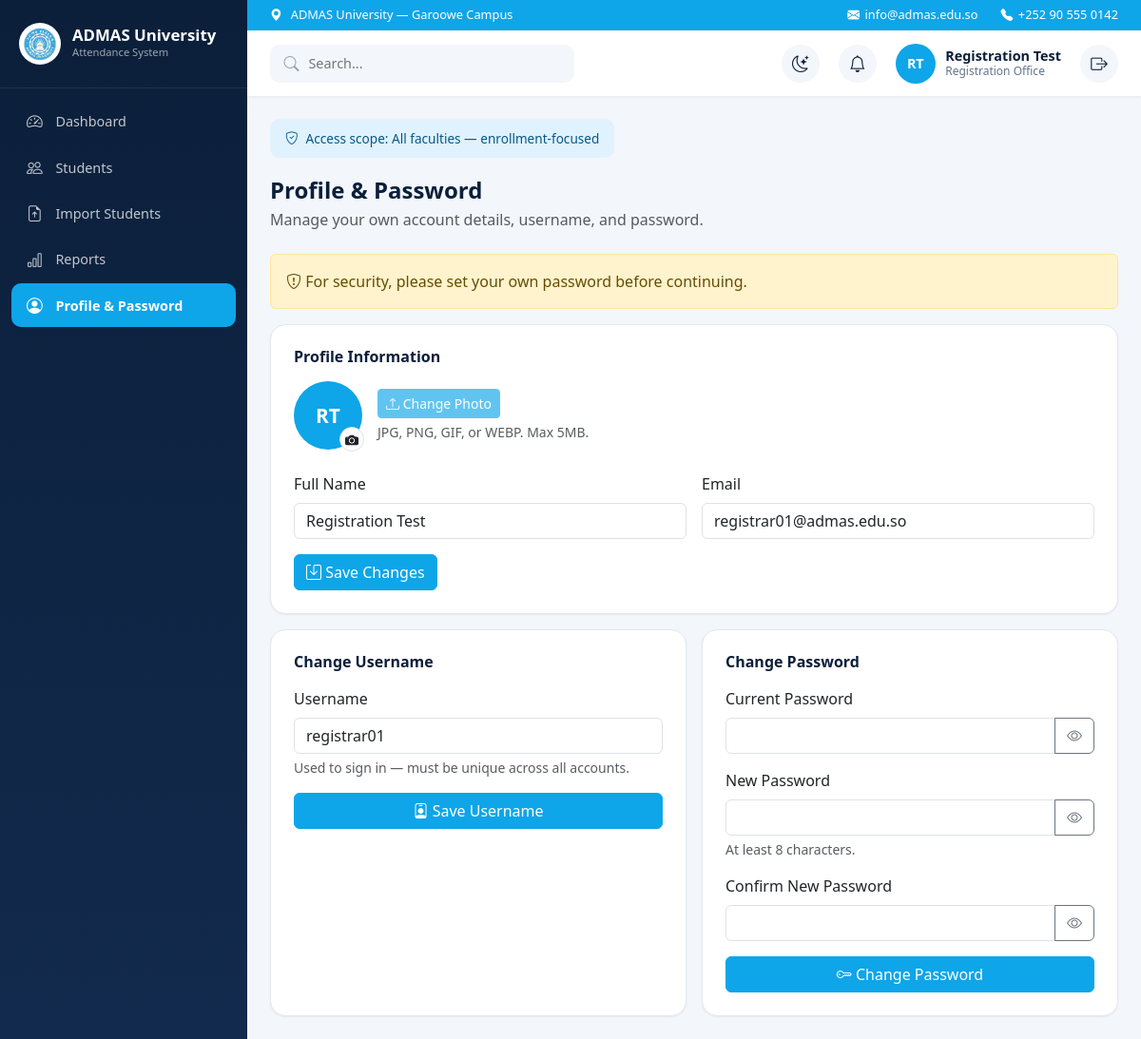
The app's page /registration/profile.php (signed in) with its own data.
### tables this page shows
CREATE TABLE users (
  id             INT UNSIGNED PRIMARY KEY AUTO_INCREMENT,
  username       VARCHAR(60)  NOT NULL UNIQUE,
  password_hash  VARCHAR(255) NOT NULL,       
  full_name      VARCHAR(150) NOT NULL,
  email          VARCHAR(150) NULL UNIQUE,
  photo_path     VARCHAR(255) NULL,           
  role_id        TINYINT UNSIGNED NOT NULL,
  faculty_id     INT UNSIGNED NULL,           
  status         ENUM('active','inactive') NOT NULL DEFAULT 'active',
  must_change_password TINYINT(1) NOT NULL DEFAULT 1,  
  last_login_at  DATETIME NULL,
  created_at     TIMESTAMP DEFAULT CURRENT_TIMESTAMP,
  updated_at     TIMESTAMP DEFAULT CURRENT_TIMESTAMP ON UPDATE CURRENT_TIMESTAMP,
  CONSTRAINT fk_users_role
    FOREIGN KEY (role_id) REFERENCES roles(id),
  CONSTRAINT fk_users_faculty
    FOREIGN KEY (faculty_id) REFERENCES faculties(id) ON DELETE SET NULL
);

### includes/auth.php (called while the page is built, shortened)
<?php
require_once __DIR__ . '/nav_items.php';
function current_user(): ?array
{
    $conn = db();
    $stmt = $conn->prepare('SELECT id, username, full_name, email, photo_path, role_id, faculty_id, status FROM users WHERE id = ?');
    $stmt->bind_param('i', $_SESSION['user_id']);
    $stmt->execute();
    $result = $stmt->get_result();
    $user = $result->fetch_assoc();
    return $user ?: null;
}
function current_role(): string
{
    return (string) ($_SESSION['role'] ?? '');
}

### includes/nav_items.php (called while the page is built, shortened)
<?php
function role_label(string $role): string
{
    $labels = [
        'system_admin' => 'System Administrator',
        'head_academic' => 'Head of Academic Affairs',
        'registration' => 'Registration Office',
        'dean' => 'Dean',
        'lecturer' => 'Lecturer',
        'student' => 'Student',
    ];
    return $labels[$role] ?? $role;
}

### registration/profile.php (the view, shortened to what this page needs)
<?php
require_once __DIR__ . '/../includes/auth.php';
require_once __DIR__ . '/../includes/nav_items.php';
$conn = db();
$currentUser = current_user();
$settings = [];
$settingsResult = $conn->query('SELECT `key`, `value` FROM settings');
if ($settingsResult) {
    while ($row = $settingsResult->fetch_assoc()) {
        $settings[$row['key']] = $row['value'];
    }
}
$profileFormValues = [
    'full_name' => (string) $currentUser['full_name'],
    'email' => (string) ($currentUser['email'] ?? ''),
];
$usernameFormValues = [
    'new_username' => (string) $currentUser['username'],
];
?>
<!DOCTYPE html>
<html lang="en">
<head>
    <link href="https://cdn.jsdelivr.net/npm/bootstrap@5.3.3/dist/css/bootstrap.min.css" rel="stylesheet">
    <link href="https://cdn.jsdelivr.net/npm/bootstrap-icons@1.11.3/font/bootstrap-icons.min.css" rel="stylesheet">
    <link href="<?= htmlspecialchars(BASE_URL) ?>/assets/css/app.css" rel="stylesheet">
</head>
<body>
    <?php include __DIR__ . '/../includes/sidebar.php'; ?>
    <div class="main-content">
        <?php include __DIR__ . '/../includes/topbar.php'; ?>
        <div class="page-body">
            <div class="scope-banner">
                <i class="bi bi-shield-check"></i>
                Access scope: All faculties — enrollment-focused
            </div>
            <div class="d-flex justify-content-between align-items-start flex-wrap gap-2 mb-4">
                <div>
                    <h4 class="fw-bold mb-1" style="color: var(--admas-text);">Profile &amp; Password</h4>
                    <p class="text-muted mb-0">Manage your own account details, username, and password.</p>
                </div>
            </div>
            <?php if (!empty($_SESSION['must_change_password'])): ?>
                <div class="alert alert-warning" role="alert">
                    <i class="bi bi-shield-exclamation"></i>
                    For security, please set your own password before continuing.
                </div>
            <?php endif; ?>
            <div class="admas-card p-4 mb-3">
                <h6 class="fw-bold mb-3" style="color: var(--admas-text);">Profile Information</h6>
                <form method="post" enctype="multipart/form-data" action="<?= htmlspecialchars(BASE_URL) ?>/registration/profile.php" class="d-flex align-items-center gap-3 mb-4">
                    <div class="position-relative" style="width: 72px; height: 72px;">
                        <?php if (!empty($currentUser['photo_path'])): ?>
                            <img id="profilePhotoPreview" class="rounded-circle" width="72" height="72" style="width: 72px; height: 72px; object-fit: cover; border: 2px solid var(--admas-sky);"
                                 src="<?= htmlspecialchars(BASE_URL) ?>/uploads/profile_photos/<?= htmlspecialchars((string) $currentUser['photo_path']) ?>" alt="">
                        <?php else: ?>
                            <div id="profilePhotoPreview" class="d-flex align-items-center justify-content-center rounded-circle"
                                 style="width: 72px; height: 72px; background: var(--admas-sky); color: #fff; font-weight: 700; font-size: 1.3rem;">
                                <?= htmlspecialchars($initials) ?>
                            </div>
                        <?php endif; ?>
                        <label for="profilePhotoInput" class="d-flex align-items-center justify-content-center position-absolute rounded-circle bg-white border"
                               style="width: 26px; height: 26px; bottom: -2px; right: -2px; cursor: pointer;" title="Change photo">
                            <i class="bi bi-camera-fill small"></i>
                        </label>
                    </div>
                    <div>
                        <button type="submit" id="profilePhotoSaveBtn" class="btn btn-primary btn-sm" style="background-color: var(--admas-sky); border-color: var(--admas-sky);" disabled>
                            <i class="bi bi-upload"></i> Change Photo
                        </button>
                        <div class="form-text mb-0">JPG, PNG, GIF, or WEBP. Max 5MB.</div>
                    </div>
                </form>
                <form method="post" action="<?= htmlspecialchars(BASE_URL) ?>/registration/profile.php" class="row g-3">
                    <div class="col-md-6">
                        <label for="fullNameInput" class="form-label">Full Name</label>
                        <input type="text" class="form-control" id="fullNameInput" name="full_name" maxlength="150" required
                               value="<?= htmlspecialchars($profileFormValues['full_name']) ?>">
                    </div>
                    <div class="col-md-6">
                        <label for="emailInput" class="form-label">Email</label>
                        <input type="email" class="form-control" id="emailInput" name="email" maxlength="150"
                               value="<?= htmlspecialchars($profileFormValues['email']) ?>">
                    </div>
                    <div class="col-12">
                        <button type="submit" class="btn btn-primary" style="background-color: var(--admas-sky); border-color: var(--admas-sky);">
                            <i class="bi bi-save"></i> Save Changes
                        </button>
                    </div>
                </form>
            </div>
            <div class="row g-3">
                <div class="col-lg-6">
                    <div class="admas-card p-4 h-100">
                        <h6 class="fw-bold mb-3" style="color: var(--admas-text);">Change Username</h6>
                        <form method="post" action="<?= htmlspecialchars(BASE_URL) ?>/registration/profile.php">
                            <div class="mb-3">
                                <label for="newUsernameInput" class="form-label">Username</label>
                                <input type="text" class="form-control" id="newUsernameInput" name="new_username" maxlength="60" required
                                       value="<?= htmlspecialchars($usernameFormValues['new_username']) ?>">
                                <div class="form-text">Used to sign in — must be unique across all accounts.</div>
                            </div>
                            <button type="submit" class="btn btn-primary w-100" style="background-color: var(--admas-sky); border-color: var(--admas-sky);">
                                <i class="bi bi-person-badge"></i> Save Username
                            </button>
                        </form>
                    </div>
                </div>
                <div class="col-lg-6">
                    <div class="admas-card p-4 h-100">
                        <h6 class="fw-bold mb-3" style="color: var(--admas-text);">Change Password</h6>
                        <form method="post" action="<?= htmlspecialchars(BASE_URL) ?>/registration/profile.php">
                            <div class="mb-3">
                                <label for="currentPasswordInput" class="form-label">Current Password</label>
                                <div class="input-group">
                                    <input type="password" class="form-control" id="currentPasswordInput" name="current_password" required>
                                    <button class="btn btn-outline-secondary toggle-password" type="button" data-target="currentPasswordInput" aria-label="Show password">
                                        <i class="bi bi-eye"></i>
                                    </button>
                                </div>
                            </div>
                            <div class="mb-3">
                                <label for="newPasswordInput" class="form-label">New Password</label>
                                <div class="input-group">
                                    <input type="password" class="form-control" id="newPasswordInput" name="new_password" minlength="8" required>
                                    <button class="btn btn-outline-secondary toggle-password" type="button" data-target="newPasswordInput" aria-label="Show password">
                                        <i class="bi bi-eye"></i>
                                    </button>
                                </div>
                                <div class="form-text">At least 8 characters.</div>
                            </div>
                            <div class="mb-3">
                                <label for="confirmNewPasswordInput" class="form-label">Confirm New Password</label>
                                <div class="input-group">
                                    <input type="password" class="form-control" id="confirmNewPasswordInput" name="confirm_new_password" minlength="8" required>
                                    <button class="btn btn-outline-secondary toggle-password" type="button" data-target="confirmNewPasswordInput" aria-label="Show password">
                                        <i class="bi bi-eye"></i>
                                    </button>
                                </div>
                            </div>
                            <button type="submit" class="btn btn-primary w-100" style="background-color: var(--admas-sky); border-color: var(--admas-sky);">
                                <i class="bi bi-key"></i> Change Password
                            </button>
                        </form>
                    </div>
                </div>
            </div>
        </div>
    </div>
</body>
</html>

### includes/topbar.php (shortened to what this page needs)
<?php
$universityName = $settings['university_name'] ?? 'ADMAS University';
$campus = $settings['campus'] ?? '';
$contactEmail = $settings['contact_email'] ?? '';
$contactPhone = $settings['contact_phone'] ?? '';
$initials = '';
foreach (preg_split('/\s+/', trim((string) ($currentUser['full_name'] ?? ''))) as $part) {
    if ($part !== '') {
        $initials .= mb_strtoupper(mb_substr($part, 0, 1));
    }
}
$initials = mb_substr($initials, 0, 2) ?: '?';
$roleLabel = role_label(current_role());
$notifBadgeCount = 0;
$notifLinkUrl = null;
?>
<div class="header-sticky">
<div class="top-strip">
    <div class="top-strip-left">
        <i class="bi bi-geo-alt-fill"></i>
        <span><?= htmlspecialchars($universityName . ($campus !== '' ? ' — ' . $campus : '')) ?></span>
    </div>
    <div class="top-strip-right">
        <?php if ($contactEmail !== ''): ?>
            <span><i class="bi bi-envelope-fill"></i><?= htmlspecialchars($contactEmail) ?></span>
        <?php endif; ?>
        <?php if ($contactPhone !== ''): ?>
            <span><i class="bi bi-telephone-fill"></i><?= htmlspecialchars($contactPhone) ?></span>
        <?php endif; ?>
    </div>
</div>
<div class="topbar">
    <div class="topbar-search">
        <i class="bi bi-search"></i>
        <input type="text" placeholder="Search...">
    </div>
    <div class="topbar-right">
        <button type="button" id="themeToggleBtn" class="theme-toggle-btn" aria-label="Toggle dark mode" title="Toggle dark mode">
            <i class="bi bi-moon-stars" id="themeToggleIcon"></i>
        </button>
        <?php if ($notifLinkUrl !== null): ?>
            <a href="<?= htmlspecialchars($notifLinkUrl) ?>" class="notif-bell" aria-label="Notifications">
                <i class="bi bi-bell"></i>
                <?php if ($notifBadgeCount > 0): ?>
                    <span class="notif-dot"></span>
                <?php endif; ?>
            </a>
        <?php else: ?>
            <button type="button" class="notif-bell" aria-label="Notifications">
                <i class="bi bi-bell"></i>
            </button>
        <?php endif; ?>
        <div class="topbar-user">
            <?php if (!empty($currentUser['photo_path'])): ?>
                <img class="avatar-photo" width="42" height="42" src="<?= htmlspecialchars(BASE_URL) ?>/uploads/profile_photos/<?= htmlspecialchars((string) $currentUser['photo_path']) ?>" alt="">
            <?php else: ?>
                <div class="avatar-initials"><?= htmlspecialchars($initials) ?></div>
            <?php endif; ?>
            <div class="user-meta">
                <span class="user-name"><?= htmlspecialchars((string) ($currentUser['full_name'] ?? '')) ?></span>
                <span class="user-role"><?= htmlspecialchars($roleLabel) ?></span>
            </div>
        </div>
        <a href="<?= htmlspecialchars(BASE_URL) ?>/logout.php" class="logout-btn" aria-label="Logout" title="Logout">
            <i class="bi bi-box-arrow-right"></i>
        </a>
    </div>
</div>
</div>

### records on screen
users: full_name "Registration Test", email "registrar01@admas.edu.so", new_username "registrar01"

### other values on screen
$sidebarUniversityName "ADMAS University"
$item['label'] "Dashboard"
$item['label'] "Students"
$item['label'] "Import Students"
$item['label'] "Reports"
$item['label'] "Profile & Password"
$universityName . ($campus !== '' ? ' — ' . $campus : '') "ADMAS University — Garoowe Campus"
$contactEmail "info@admas.edu.so"
$contactPhone "+252 90 555 0142"
$initials "RT"
$roleLabel "Registration Office"
